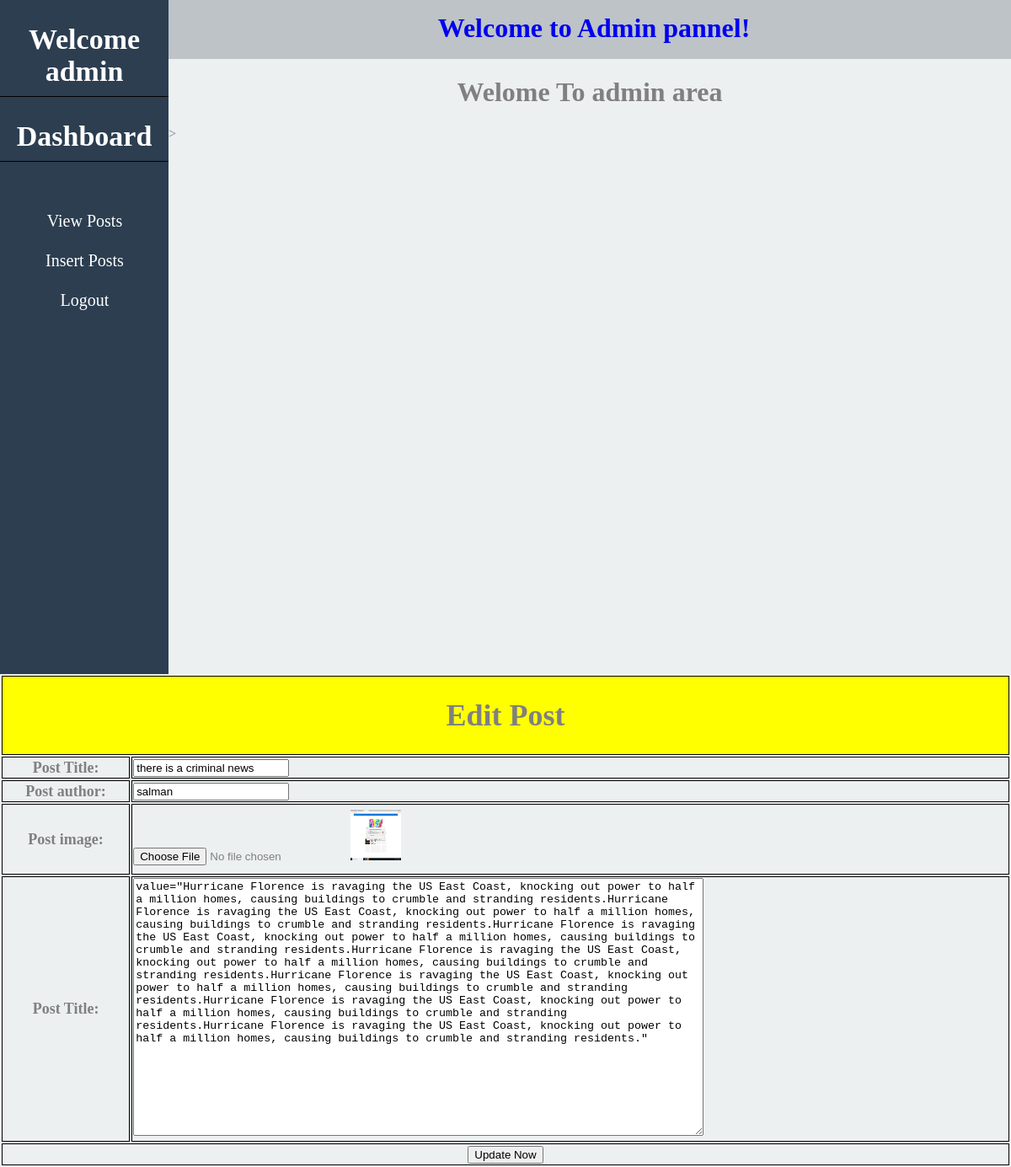
Page /admin/edit.php?edit=2 (signed in) on the committed database.
### tables this page shows
CREATE TABLE `posts` (
  `post_id` int(11) NOT NULL,
  `post_title` varchar(100) NOT NULL,
  `post_date` date NOT NULL,
  `post_author` varchar(100) NOT NULL,
  `post_image` varchar(150) NOT NULL,
  `post_content` longtext NOT NULL
);

### admin/edit.php (the view, shortened to what this page needs)
<?php
 if(isset($_SESSION['user_name'])){
?>
<?php
include "index.php";
include "../config/connect.php";
$edit_id = @$_GET['edit'];
$sql = "SELECT * FROM `posts` WHERE `post_id` = '$edit_id'";
$status = mysqli_query($con, $sql);
if ($status) {
	while ($data = mysqli_fetch_assoc($status)) {
		$id = $data['post_id'];
		$title = $data['post_title'];
		$author = $data['post_author'];
		$image = $data['post_image'];
		$content = $data['post_content'];
		?>
<!DOCTYPE html>
<html>
<head>
</head>
<body>
 <div class="form">
		<form action="edit.php?edit_form=<?php echo $id; ?>" method="POST" enctype="multipart/form-data">
			<table align="center" width="1200px" style="margin-top: 50px;">
				<tr style="background: yellow;text-align: center;font-size: 20px;">
					<td colspan="2"><h1>Edit Post</h1></td>
				</tr>
				<tr>
					<td style="text-align: center;">Post Title:</td>
					<td><input type="text" name="title" placeholder="Enter title" value="<?php echo $title; ?>"></td>
				</tr>
				<tr>
					<td style="text-align: center;">Post author:</td>
					<td><input type="text" name="author" placeholder="author name" value="<?php echo $author; ?>"></td>
				</tr>
				<tr>
					<td style="text-align: center;">Post image:</td>
					<td style="padding-bottom: 10px; padding-top: 6px;"><input type="file" name="image" value="<?php echo $image; ?>">
						<image src="../images/<?php echo $image; ?>" width="60px" height="60px">
					</td>
				</tr>
				<tr>
					<td style="text-align: center;">Post Title:</td>
					<td>
						<textarea name="content" cols="82" rows="20" placeholder="  Write Post">value="<?php echo $content; ?>"</textarea>
					</td>
				</tr>
				<tr>
					<td colspan="2">
						<center>
							<input type="submit" name="update" value="Update Now">
						</center>
					</td>
				</tr>
			<?php
}
}
?>
			</table>
		</form>
	</div>
</body>
</html>
<?php
}
?>

### admin/css/admin_style.css (style rules this page uses)
body { color: gray; padding: 0; margin: 0; background: #ecf0f1; }
.table, th, td { border: 1px solid black; border-collapse: collapse; font-size: 18px; font-weight: bold; }

### rows in the picture
posts: title "there is a criminal news", author "salman", post_image (picture), content "value=\"Hurricane Florence is ravaging the US East Coast, knocking out power to half a million homes, causing buildings to crumble and stranding residents.Hurricane Florence is ravaging the US East Coast, knocking out power to half a million homes, causing buildings to crumble and stranding residents.Hurricane Florence is ravaging the US East Coast, knocking out power to half a million homes, causing buildings to crumble and stranding residents.Hurricane Florence is ravaging the US East Coast, knocking out power to half a million homes, causing buildings to crumble and stranding residents.Hurricane Florence is ravaging the US East Coast, knocking out power to half a million homes, causing…"

### other values in the picture
$_SESSION['user_name'] "admin"
